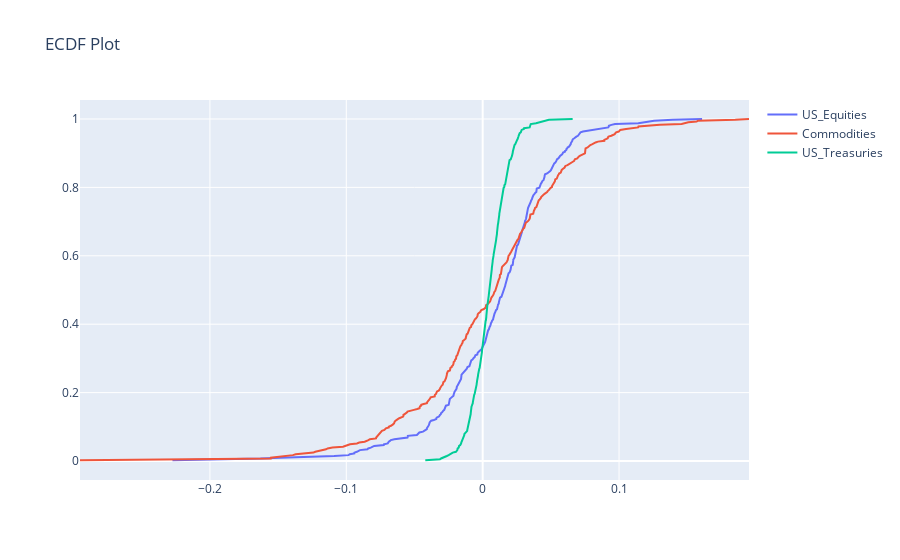

The notebook cell this image was saved under:
### Code cell
ecdf_fig = erk.ecdf_plot(rets, ['US_Equities', 'Commodities', 'US_Treasuries'])
pyo.iplot(ecdf_fig)

### Figure 1 — Plotly figure (JSON) as saved in the notebook; plotly's stock layout.template omitted (floating-point values rounded to 4 significant figures; data arrays with more than 128 entries replaced by an {"elided": "..."} marker saying what was removed)
{"data": [{"mode": "lines", "name": "US_Equities", "type": "scatter", "x": {"elided": "409 float values"}, "y": {"elided": "409 float values"}}, {"mode": "lines", "name": "Commodities", "type": "scatter", "x": {"elided": "409 float values"}, "y": {"elided": "409 float values"}}, {"mode": "lines", "name": "US_Treasuries", "type": "scatter", "x": {"elided": "409 float values"}, "y": {"elided": "409 float values"}}], "layout": {"title": {"text": "ECDF Plot"}}}
